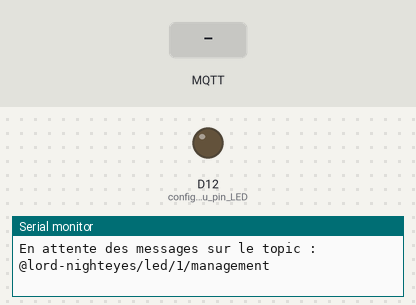
This sketch was run on a simulated Arduino MKR. On the bench: output pins drawn as LEDs (lit = HIGH), the last lines printed to the serial monitor. The inputs (shaded band) are chosen by the test bench. WiFi joins after 1.5 s; servers stay silent unless stated; no MQTT or app messages arrive unless stated.

Above: at 2.7 s.
2.8 s: MQTT message "1" arrives on the first subscribed topic
At 3.8 s:
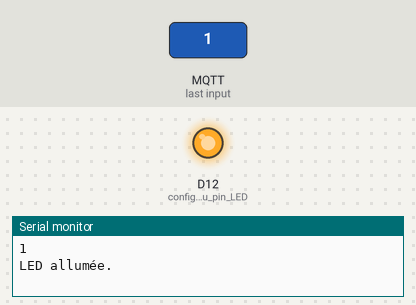
4.3 s: MQTT message "0" arrives on the first subscribed topic
At 5.0 s:
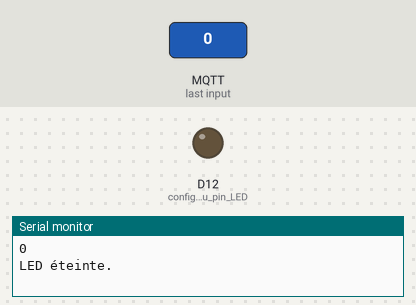
Timing chart, 0 to 7.3 s (numbered marks = the images above; inputs shaded):
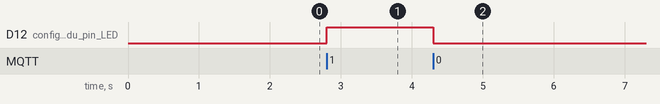

Measured:
- after the input at 2.8 s, D12 (configuration_du_pin_LED): LOW → HIGH at once
- after the input at 4.3 s, D12 (configuration_du_pin_LED): HIGH → LOW at once

The sketch:

esp32.source_code.ino.ino
```cpp
/*
  ArduinoMqttClient - WiFi Simple Receive + LED Control

  Ce programme se connecte à un broker MQTT et s’abonne à un topic.
  Si le message reçu est "1", il allume la LED connectée au pin 12.
  Si le message est "0", il l’éteint.

  Matériel compatible :
  - Arduino MKR 1000, MKR 1010, Uno WiFi Rev2, ESP32, etc.
*/

#include <ArduinoMqttClient.h>

#if defined(ARDUINO_SAMD_MKRWIFI1010) || defined(ARDUINO_SAMD_NANO_33_IOT) || defined(ARDUINO_AVR_UNO_WIFI_REV2)
  #include <WiFiNINA.h>
#elif defined(ARDUINO_SAMD_MKR1000)
  #include <WiFi101.h>
#elif defined(ARDUINO_ARCH_ESP8266)
  #include <ESP8266WiFi.h>
#elif defined(ARDUINO_PORTENTA_H7_M7) || defined(ARDUINO_NICLA_VISION) || defined(ARDUINO_ARCH_ESP32) || defined(ARDUINO_GIGA) || defined(ARDUINO_OPTA)
  #include <WiFi.h>
#elif defined(ARDUINO_PORTENTA_C33)
  #include <WiFiC3.h>
#elif defined(ARDUINO_UNOR4_WIFI)
  #include <WiFiS3.h>
#endif

/////// veuillez entrer vos données sensibles dans arduino_secrets.h
char ssid[] = "Ant";        // nom du réseau WiFi
char pass[] = "88888888";   // mot de passe WiFi

WiFiClient wifiClient;
MqttClient mqttClient(wifiClient);

const char broker[] = "broker.emqx.io";
int        port     = 1883;
const char topic[]  = "@lord-nighteyes/led/1/management";

void setup() {
  Serial.begin(9600);
  while (!Serial) {
    ; // attendre la connexion série
  }

  pinMode(12, OUTPUT); // configuration du pin LED

  // Connexion au WiFi
  Serial.print("Connexion au réseau WiFi : ");
  Serial.println(ssid);
  while (WiFi.begin(ssid, pass) != WL_CONNECTED) {
    Serial.print(".");
    delay(5000);
  }
  Serial.println("\nConnecté au WiFi !");
  Serial.println();

  Serial.print("Adresse IP ESP32 : ");
  Serial.println(WiFi.localIP());


  // Connexion au broker MQTT
  Serial.print("Connexion au broker MQTT : ");
  Serial.println(broker);
  if (!mqttClient.connect(broker, port)) {
    Serial.print("Échec de connexion MQTT, code erreur = ");
    Serial.println(mqttClient.connectError());
    while (1);
  }

  Serial.println("Connecté au broker MQTT !");
  Serial.println();

  Serial.print("Abonnement au topic : ");
  Serial.println(topic);
  mqttClient.subscribe(topic);

  Serial.print("En attente des messages sur le topic : ");
  Serial.println(topic);
  Serial.println();
}

void loop() {
  int messageSize = mqttClient.parseMessage();
  if (messageSize) {
    Serial.print("Message reçu sur le topic '");
    Serial.print(mqttClient.messageTopic());
    Serial.print("' (");
    Serial.print(messageSize);
    Serial.println(" octets) :");

    String message = "";
    while (mqttClient.available()) {
      char c = (char)mqttClient.read();
      message += c;
      Serial.print(c);
    }
    Serial.println();
    Serial.println();

    // Contrôle de la LED
    if (message == "1") {
      digitalWrite(12, HIGH); // Allume la LED
      Serial.println("LED allumée.");
    } else if (message == "0") {
      digitalWrite(12, LOW);  // Éteint la LED
      Serial.println("LED éteinte.");
    } else {
      Serial.println("Commande inconnue.");
    }
  }
}
```
